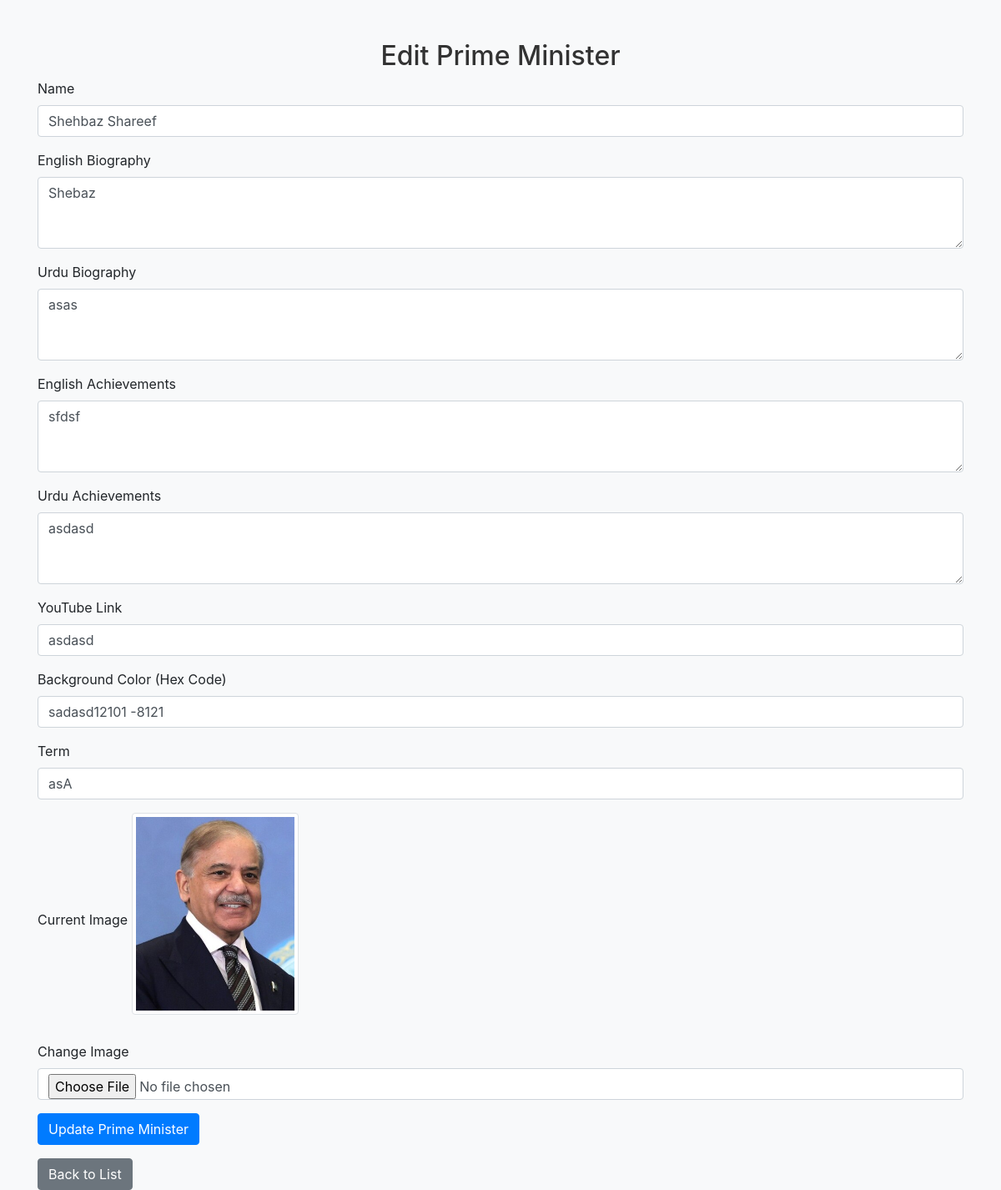
Page /edit/3/ (signed in) on the committed database.
### biography/models.py (models this page shows, shortened)
class PrimeMinisters(models.Model):
    name = models.CharField(max_length=255)
    english_bio = models.CharField(max_length=500, blank=True)
    urdu_bio = models.CharField(max_length=500, blank=True, default='')
    english_achievements = models.CharField(max_length=500, blank=True, default='')
    urdu_achievements = models.CharField(max_length=500, blank=True, default='')
    youtube_link = models.CharField(max_length=500, blank=True, default='')
    background_color = models.CharField(max_length=7)
    term = models.CharField(max_length=100)
    image = models.ImageField(upload_to='prime_ministers_images/', blank=True, null=True)

### biography/views.py (the view, shortened to what this page needs)
# urls.py: path('edit/<int:pk>/', edit_prime_minister, name='edit_prime_minister'),
@login_required
@user_passes_test(is_admin)
def edit_prime_minister(request, pk):
    prime_minister = PrimeMinisters.objects.get(pk=pk)
    return render(request, 'edit_prime_minister.html', {'prime_minister': prime_minister})

### biography/views.py (called while the page is built)
def is_admin(user):
    return user.is_staff

### biography/templates/edit_prime_minister.html (shortened to what this page needs)
{% load static %}
<!DOCTYPE html>
<html lang="en">
<head>
    <link rel="stylesheet" href="https://stackpath.bootstrapcdn.com/bootstrap/4.5.2/css/bootstrap.min.css">
    <link rel="stylesheet" href="{% static 'css/styles.css' %}">
</head>
<body>
    <div class="container mt-5">
        <h2 class="text-center">Edit Prime Minister</h2>
        <form method="POST" enctype="multipart/form-data">
            <div class="form-group">
                <label for="name">Name</label>
                <input type="text" class="form-control" id="name" name="name" value="{{ prime_minister.name }}" required>
            </div>
            <div class="form-group">
                <label for="english_bio">English Biography</label>
                <textarea class="form-control" id="english_bio" name="english_bio" rows="3">{{ prime_minister.english_bio }}</textarea>
            </div>
            <div class="form-group">
                <label for="urdu_bio">Urdu Biography</label>
                <textarea class="form-control" id="urdu_bio" name="urdu_bio" rows="3">{{ prime_minister.urdu_bio }}</textarea>
            </div>
            <div class="form-group">
                <label for="english_achievements">English Achievements</label>
                <textarea class="form-control" id="english_achievements" name="english_achievements" rows="3">{{ prime_minister.english_achievements }}</textarea>
            </div>
            <div class="form-group">
                <label for="urdu_achievements">Urdu Achievements</label>
                <textarea class="form-control" id="urdu_achievements" name="urdu_achievements" rows="3">{{ prime_minister.urdu_achievements }}</textarea>
            </div>
            <div class="form-group">
                <label for="youtube_link">YouTube Link</label>
                <input type="text" class="form-control" id="youtube_link" name="youtube_link" value="{{ prime_minister.youtube_link }}">
            </div>
            <div class="form-group">
                <label for="background_color">Background Color (Hex Code)</label>
                <input type="text" class="form-control" id="background_color" name="background_color" value="{{ prime_minister.background_color }}" required>
            </div>
            <div class="form-group">
                <label for="term">Term</label>
                <input type="text" class="form-control" id="term" name="term" value="{{ prime_minister.term }}" required>
            </div>
            <div class="form-group">
                <label for="current_image">Current Image</label>
                {% if prime_minister.image %}
                    <img src="{{ prime_minister.image.url }}" alt="{{ prime_minister.name }}" class="img-thumbnail mb-3" style="max-width: 200px;">
                {% else %}
                    <p>No image available</p>
                {% endif %}
            </div>
            <div class="form-group">
                <label for="image">Change Image</label>
                <input type="file" class="form-control" id="image" name="image" accept="image/*">
            </div>
            <button type="submit" class="btn btn-primary">Update Prime Minister</button>
        </form>
        <a href="{% url 'prime_ministers_list' %}" class="btn btn-secondary mt-3">Back to List</a>
    </div>
</body>
</html>

### biography/static/css/styles.css (style rules this page uses)
.container { margin-top: 20px; }
body { background-color: #f8f9fa; }
h2 { color: #333; }
.form-control { border-radius: 0.25rem; }
.btn { border-radius: 0.25rem; }

### rows in the picture
PrimeMinisters: name "Shehbaz Shareef", english_bio "Shebaz", urdu_bio "asas", english_achievements "sfdsf", urdu_achievements "asdasd", youtube_link "asdasd", background_color "sadasd12101 -8121", term "asA", image (picture)
